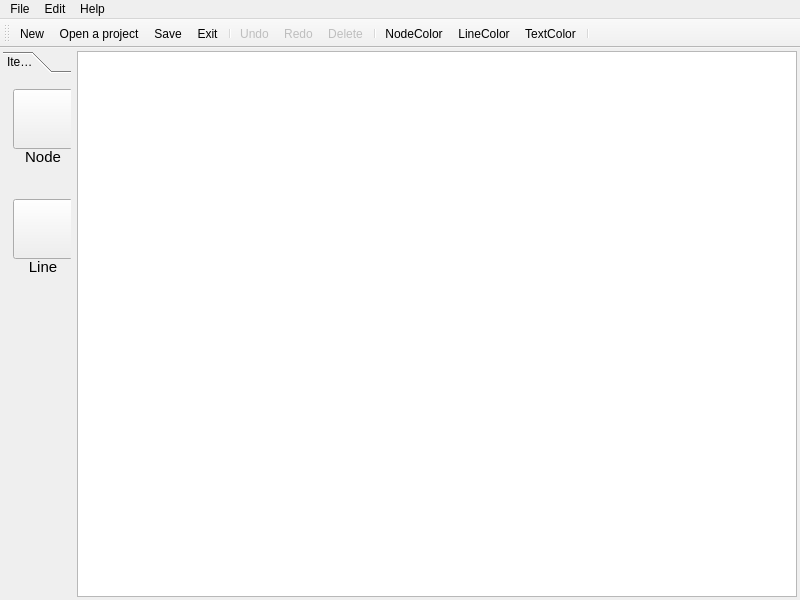
<?xml version="1.0" encoding="UTF-8"?>
<ui version="4.0">
 <class>DrawPad</class>
 <widget class="QMainWindow" name="DrawPad">
  <property name="geometry">
   <rect>
    <x>0</x>
    <y>0</y>
    <width>800</width>
    <height>600</height>
   </rect>
  </property>
  <property name="minimumSize">
   <size>
    <width>600</width>
    <height>480</height>
   </size>
  </property>
  <property name="maximumSize">
   <size>
    <width>16777215</width>
    <height>16777215</height>
   </size>
  </property>
  <property name="font">
   <font>
    <family>Arial</family>
   </font>
  </property>
  <property name="windowTitle">
   <string>railRoute - [Untitled]*</string>
  </property>
  <widget class="QWidget" name="centralwidget">
   <layout class="QHBoxLayout" name="horizontalLayout_2">
    <property name="leftMargin">
     <number>3</number>
    </property>
    <property name="topMargin">
     <number>3</number>
    </property>
    <property name="rightMargin">
     <number>3</number>
    </property>
    <property name="bottomMargin">
     <number>3</number>
    </property>
    <item>
     <layout class="QHBoxLayout" name="horizontalLayout">
      <property name="sizeConstraint">
       <enum>QLayout::SetDefaultConstraint</enum>
      </property>
      <item>
       <widget class="QToolBox" name="toolBox">
        <property name="sizePolicy">
         <sizepolicy hsizetype="Fixed" vsizetype="Expanding">
          <horstretch>0</horstretch>
          <verstretch>0</verstretch>
         </sizepolicy>
        </property>
        <property name="currentIndex">
         <number>0</number>
        </property>
        <widget class="QWidget" name="items">
         <property name="geometry">
          <rect>
           <x>0</x>
           <y>0</y>
           <width>69</width>
           <height>506</height>
          </rect>
         </property>
         <attribute name="label">
          <string>Items</string>
         </attribute>
         <widget class="QToolButton" name="nodeButton">
          <property name="geometry">
           <rect>
            <x>10</x>
            <y>10</y>
            <width>60</width>
            <height>60</height>
           </rect>
          </property>
          <property name="toolTip">
           <string>point</string>
          </property>
          <property name="styleSheet">
           <string notr="true"/>
          </property>
          <property name="text">
           <string/>
          </property>
          <property name="icon">
           <iconset resource="res.qrc">
            <normaloff>:/res/img/icon/point.ico</normaloff>:/res/img/icon/point.ico</iconset>
          </property>
          <property name="iconSize">
           <size>
            <width>40</width>
            <height>40</height>
           </size>
          </property>
          <property name="checkable">
           <bool>true</bool>
          </property>
          <property name="checked">
           <bool>false</bool>
          </property>
          <property name="toolButtonStyle">
           <enum>Qt::ToolButtonIconOnly</enum>
          </property>
         </widget>
         <widget class="QToolButton" name="lineButton">
          <property name="geometry">
           <rect>
            <x>10</x>
            <y>120</y>
            <width>60</width>
            <height>60</height>
           </rect>
          </property>
          <property name="text">
           <string/>
          </property>
          <property name="icon">
           <iconset resource="res.qrc">
            <normaloff>:/res/img/icon/line.ico</normaloff>:/res/img/icon/line.ico</iconset>
          </property>
          <property name="iconSize">
           <size>
            <width>50</width>
            <height>50</height>
           </size>
          </property>
          <property name="checkable">
           <bool>true</bool>
          </property>
         </widget>
         <widget class="QLabel" name="label">
          <property name="geometry">
           <rect>
            <x>10</x>
            <y>70</y>
            <width>60</width>
            <height>15</height>
           </rect>
          </property>
          <property name="font">
           <font>
            <pointsize>11</pointsize>
           </font>
          </property>
          <property name="text">
           <string>Node</string>
          </property>
          <property name="alignment">
           <set>Qt::AlignCenter</set>
          </property>
          <property name="textInteractionFlags">
           <set>Qt::NoTextInteraction</set>
          </property>
         </widget>
         <widget class="QLabel" name="label_2">
          <property name="geometry">
           <rect>
            <x>10</x>
            <y>180</y>
            <width>60</width>
            <height>15</height>
           </rect>
          </property>
          <property name="font">
           <font>
            <pointsize>11</pointsize>
           </font>
          </property>
          <property name="text">
           <string>Line</string>
          </property>
          <property name="alignment">
           <set>Qt::AlignCenter</set>
          </property>
          <property name="textInteractionFlags">
           <set>Qt::NoTextInteraction</set>
          </property>
         </widget>
        </widget>
       </widget>
      </item>
      <item>
       <widget class="DrawPadView" name="graphicsView">
        <property name="verticalScrollBarPolicy">
         <enum>Qt::ScrollBarAlwaysOff</enum>
        </property>
        <property name="horizontalScrollBarPolicy">
         <enum>Qt::ScrollBarAlwaysOff</enum>
        </property>
        <property name="sizeAdjustPolicy">
         <enum>QAbstractScrollArea::AdjustIgnored</enum>
        </property>
        <property name="sceneRect">
         <rectf>
          <x>0.000000000000000</x>
          <y>0.000000000000000</y>
          <width>0.000000000000000</width>
          <height>0.000000000000000</height>
         </rectf>
        </property>
        <property name="alignment">
         <set>Qt::AlignCenter</set>
        </property>
        <property name="dragMode">
         <enum>QGraphicsView::RubberBandDrag</enum>
        </property>
       </widget>
      </item>
     </layout>
    </item>
   </layout>
  </widget>
  <widget class="QMenuBar" name="menubar">
   <property name="geometry">
    <rect>
     <x>0</x>
     <y>0</y>
     <width>800</width>
     <height>23</height>
    </rect>
   </property>
   <widget class="QMenu" name="menuFile">
    <property name="title">
     <string>File</string>
    </property>
    <addaction name="actionNew"/>
    <addaction name="actionSave"/>
    <addaction name="actionLoad"/>
    <addaction name="separator"/>
    <addaction name="actionExit"/>
   </widget>
   <widget class="QMenu" name="menuEdit">
    <property name="title">
     <string>Edit</string>
    </property>
    <addaction name="actionUndo"/>
    <addaction name="actionRedo"/>
    <addaction name="separator"/>
    <addaction name="actionDelete"/>
   </widget>
   <widget class="QMenu" name="menuHelp">
    <property name="title">
     <string>Help</string>
    </property>
    <widget class="QMenu" name="menuLanguage">
     <property name="title">
      <string>Language</string>
     </property>
     <addaction name="actionEnglish"/>
     <addaction name="actionZHS"/>
     <addaction name="actionJP"/>
    </widget>
    <addaction name="actionAbout"/>
    <addaction name="menuLanguage"/>
   </widget>
   <addaction name="menuFile"/>
   <addaction name="menuEdit"/>
   <addaction name="menuHelp"/>
  </widget>
  <widget class="QToolBar" name="toolBar">
   <property name="sizePolicy">
    <sizepolicy hsizetype="Fixed" vsizetype="Fixed">
     <horstretch>0</horstretch>
     <verstretch>0</verstretch>
    </sizepolicy>
   </property>
   <property name="windowTitle">
    <string>toolBar</string>
   </property>
   <attribute name="toolBarArea">
    <enum>TopToolBarArea</enum>
   </attribute>
   <attribute name="toolBarBreak">
    <bool>false</bool>
   </attribute>
   <addaction name="actionNew"/>
   <addaction name="actionLoad"/>
   <addaction name="actionSave"/>
   <addaction name="actionExit"/>
   <addaction name="separator"/>
   <addaction name="actionUndo"/>
   <addaction name="actionRedo"/>
   <addaction name="actionDelete"/>
   <addaction name="separator"/>
   <addaction name="actionNodeColor"/>
   <addaction name="actionLineColor"/>
   <addaction name="actionTextColor"/>
   <addaction name="separator"/>
  </widget>
  <action name="actionNew">
   <property name="icon">
    <iconset resource="res.qrc">
     <normaloff>:/res/img/icon/new.ico</normaloff>:/res/img/icon/new.ico</iconset>
   </property>
   <property name="text">
    <string>New</string>
   </property>
   <property name="toolTip">
    <string>Create a project</string>
   </property>
   <property name="shortcut">
    <string>Ctrl+N</string>
   </property>
  </action>
  <action name="actionSave">
   <property name="icon">
    <iconset resource="res.qrc">
     <normaloff>:/res/img/icon/save.ico</normaloff>:/res/img/icon/save.ico</iconset>
   </property>
   <property name="text">
    <string>Save</string>
   </property>
   <property name="toolTip">
    <string>Save the project</string>
   </property>
   <property name="shortcut">
    <string>Ctrl+S</string>
   </property>
  </action>
  <action name="actionLoad">
   <property name="icon">
    <iconset resource="res.qrc">
     <normaloff>:/res/img/icon/folder.ico</normaloff>:/res/img/icon/folder.ico</iconset>
   </property>
   <property name="text">
    <string>Open a project</string>
   </property>
   <property name="shortcut">
    <string>Ctrl+L</string>
   </property>
  </action>
  <action name="actionExit">
   <property name="icon">
    <iconset resource="res.qrc">
     <normaloff>:/res/img/icon/exit.ico</normaloff>:/res/img/icon/exit.ico</iconset>
   </property>
   <property name="text">
    <string>Exit</string>
   </property>
   <property name="toolTip">
    <string>Exit the program</string>
   </property>
   <property name="shortcut">
    <string>Ctrl+X</string>
   </property>
  </action>
  <action name="actionUndo">
   <property name="enabled">
    <bool>false</bool>
   </property>
   <property name="icon">
    <iconset resource="res.qrc">
     <normaloff>:/res/img/icon/undo.ico</normaloff>:/res/img/icon/undo.ico</iconset>
   </property>
   <property name="text">
    <string>Undo</string>
   </property>
   <property name="toolTip">
    <string>Undo your action</string>
   </property>
   <property name="shortcut">
    <string>Ctrl+Z</string>
   </property>
  </action>
  <action name="actionRedo">
   <property name="enabled">
    <bool>false</bool>
   </property>
   <property name="icon">
    <iconset resource="res.qrc">
     <normaloff>:/res/img/icon/redo.ico</normaloff>:/res/img/icon/redo.ico</iconset>
   </property>
   <property name="text">
    <string>Redo</string>
   </property>
   <property name="toolTip">
    <string>Redo your action</string>
   </property>
   <property name="shortcut">
    <string>Ctrl+Y</string>
   </property>
  </action>
  <action name="actionDelete">
   <property name="enabled">
    <bool>false</bool>
   </property>
   <property name="icon">
    <iconset resource="res.qrc">
     <normaloff>:/res/img/icon/close.ico</normaloff>:/res/img/icon/close.ico</iconset>
   </property>
   <property name="text">
    <string>Delete</string>
   </property>
   <property name="toolTip">
    <string>Delete the item</string>
   </property>
   <property name="shortcut">
    <string>Del</string>
   </property>
  </action>
  <action name="actionAbout">
   <property name="text">
    <string>About</string>
   </property>
   <property name="toolTip">
    <string>About the program</string>
   </property>
   <property name="shortcut">
    <string>F1</string>
   </property>
  </action>
  <action name="actionEnglish">
   <property name="text">
    <string>English</string>
   </property>
  </action>
  <action name="actionZHS">
   <property name="text">
    <string>简体中文</string>
   </property>
  </action>
  <action name="actionNodeColor">
   <property name="text">
    <string>NodeColor</string>
   </property>
   <property name="toolTip">
    <string>select the color for nodes</string>
   </property>
  </action>
  <action name="actionLineColor">
   <property name="text">
    <string>LineColor</string>
   </property>
   <property name="toolTip">
    <string>select the color for lines</string>
   </property>
  </action>
  <action name="actionTextColor">
   <property name="text">
    <string>TextColor</string>
   </property>
   <property name="toolTip">
    <string>select the color for texts</string>
   </property>
  </action>
  <action name="actionJP">
   <property name="text">
    <string>日本語</string>
   </property>
  </action>
 </widget>
 <customwidgets>
  <customwidget>
   <class>DrawPadView</class>
   <extends>QGraphicsView</extends>
   <header>drawpadview.h</header>
  </customwidget>
 </customwidgets>
 <resources>
  <include location="res.qrc"/>
 </resources>
 <connections/>
</ui>
